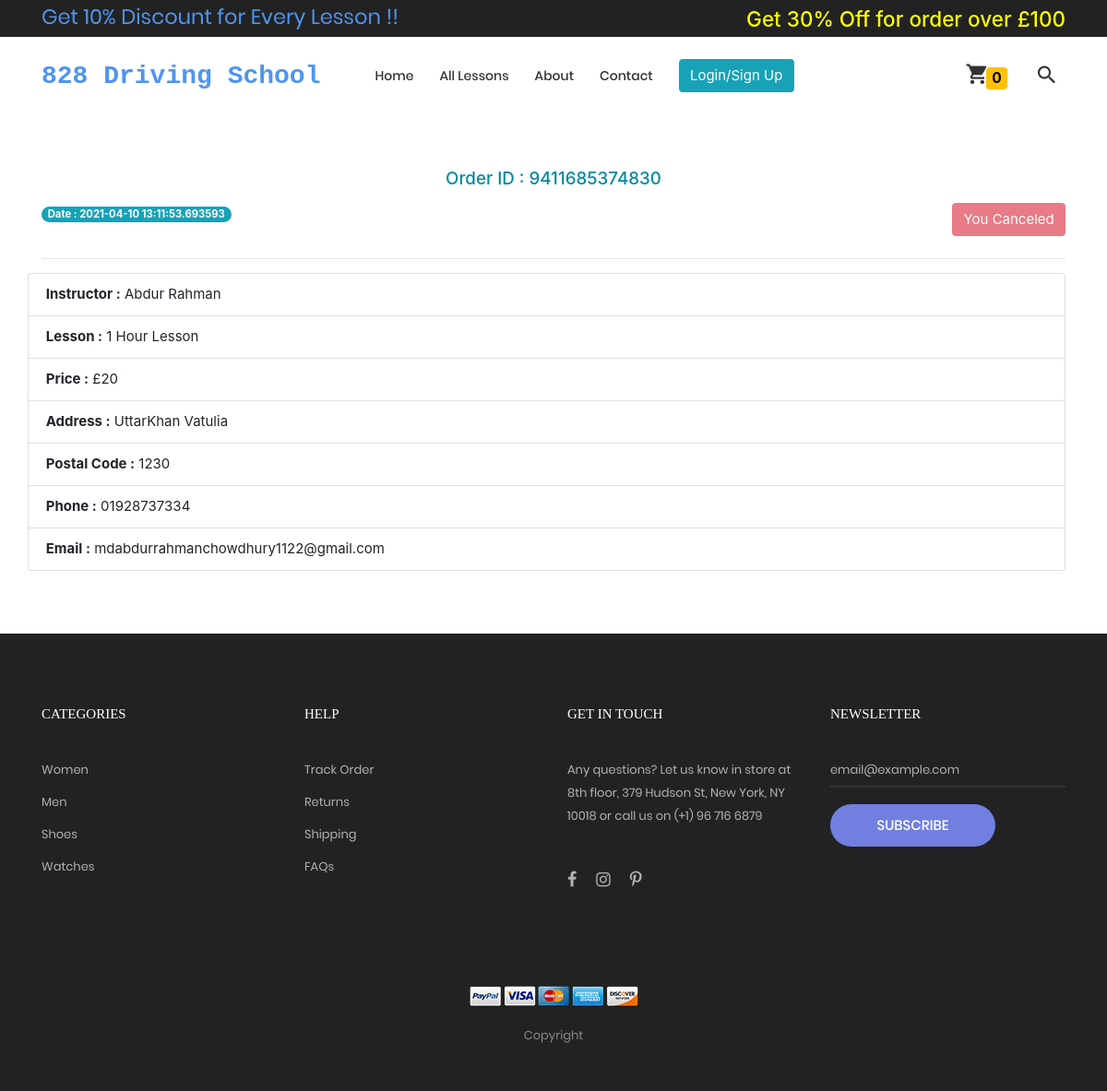
Screenshot of /order/my_order_details/3 with the database file from the repository.
### order/models.py (models this page shows)
class Order(models.Model):
    user = models.ForeignKey(User, on_delete=models.CASCADE)
    Lesson = models.ForeignKey(products, on_delete=models.CASCADE, blank=True, null=True)
    Instructor = models.ForeignKey(instructor_information, on_delete=models.CASCADE, blank=True, null=True)
    order_id = models.CharField(max_length=1000)
    Lesson_price = models.CharField(max_length=1000)
    first_name = models.CharField(max_length=1000)
    last_name = models.CharField(max_length=1000)
    email = models.CharField(max_length=1000)
    phone = models.CharField(max_length=100)
    address = models.CharField(max_length=1000)
    zip = models.CharField(max_length=1000)
    ordered = models.BooleanField(default=False)
    instructor_cancel_order = models.BooleanField(default=False)
    customer_cancel_order = models.BooleanField(default=False)
    order_date = models.CharField(max_length=1000)

### instructor/models.py (models this page shows)
class instructor_information(models.Model):
    first_name = models.CharField(max_length=200)
    last_name = models.CharField(max_length=200)
    email = models.CharField(max_length=200)
    phone = models.CharField(max_length=200)
    address = models.CharField(max_length=200)
    password = models.CharField(max_length=200)
    def __str__(self):
        return self.first_name + " " + self.last_name

### home/models.py (models this page shows)
class products(models.Model):
    product_name = models.CharField(max_length=2000)
    category = models.ForeignKey(Categories, on_delete=models.CASCADE)
    Intructor = models.ForeignKey(instructor_information, on_delete=models.CASCADE)
    product_price = models.CharField(max_length=2000)
    image = models.ImageField(upload_to='uploads/product_image')
    image2 = models.ImageField(upload_to='uploads/product_image', null=True, blank=True, default='')
    image3 = models.ImageField(upload_to='uploads/product_image', null=True, blank=True, default='')
    image4 = models.ImageField(upload_to='uploads/product_image', null=True, blank=True, default='')
    image5 = models.ImageField(upload_to='uploads/product_image', null=True, blank=True, default='')
    description = models.TextField()
    def __str__(self):
        return self.product_name

### order/views.py (the view)
# urls.py: path('my_order_details/<int:pk>', views.my_order_details, name='my_order_details'),
def my_order_details(request, pk):
    get_the_order = Order.objects.get(id=pk)
    context = {'get_the_order':get_the_order}
    return render(request, 'my_order_details.html', context)

### templates/my_order_details.html (shortened to what this page needs)
{% extends 'base.html' %}
{% load static %}
{% block body %}
<div class="container">
<h5><p class="text-center" style="color:#07889E;">Order ID :
{{get_the_order.order_id}}</p>
</h5><span class="badge badge-info badge-pill"> <h7>Date : {{get_the_order.order_date}}</h7></span>
{% if get_the_order.customer_cancel_order %}
<button type="button" class="btn btn-danger float-right" data-toggle="modal" data-target="#exampleModal" disabled>
      You Canceled
</button>
{% elif get_the_order.instructor_cancel_order %}
<button type="button" class="btn btn-danger float-right" disabled>
      Instructor Canceled
    </button>
{% endif %}
<br>
<br>
  <hr>
</div>
<ul class="list-group container">
  <li class="list-group-item"><b>Instructor :</b> {{get_the_order.Instructor}}</li>
  <li class="list-group-item"><b>Lesson :</b> {{get_the_order.Lesson}}</li>
  <li class="list-group-item"><b>Price :</b> £{{get_the_order.Lesson_price}}</li>
  <li class="list-group-item"><b>Address :</b> {{get_the_order.address}}</li>
  <li class="list-group-item"><b>Postal Code :</b> {{get_the_order.zip}}</li>
  <li class="list-group-item"><b>Phone :</b> {{get_the_order.phone}}</li>
  <li class="list-group-item"><b>Email :</b> {{get_the_order.email}}</li>
</ul>
{% endblock %}

### static/webapp1/css/main.css (style rules this page uses)
.container { max-width: 1380px; }
@media (max-width: 1600px) { .container { max-width: 1200px; } }

### rows the page displays
Order: order_id "9411685374830", order_date "2021-04-10 13:11:53.693593", Instructor "Abdur Rahman", Lesson "1 Hour Lesson", Lesson_price "20", address "UttarKhan Vatulia", zip "1230", phone "01928737334", email "mdabdurrahmanchowdhury1122@gmail.com"
